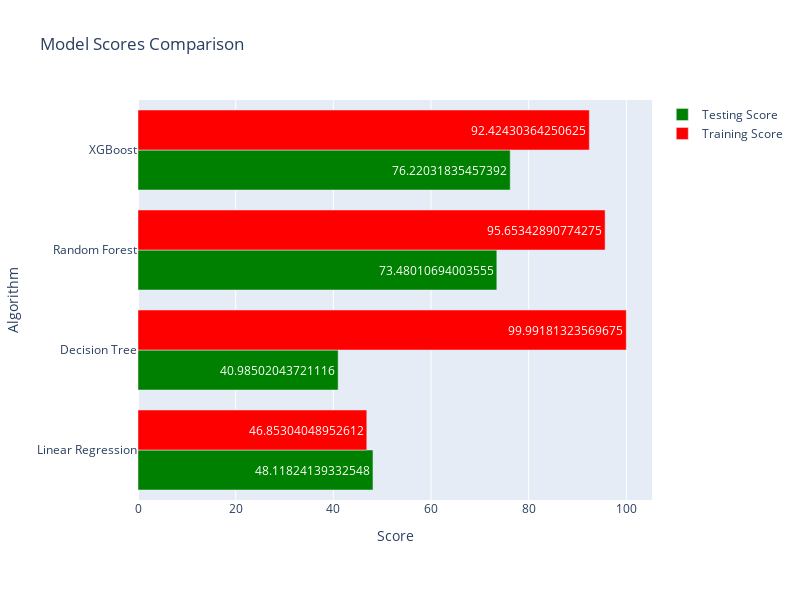

Notebook cell for this chart:
### Code cell
%run Vehicle_Clusters4.ipynb

### Figure 1 — Plotly figure (JSON) as saved in the notebook; plotly's stock layout.template omitted (floating-point values rounded to 4 significant figures)
{"data": [{"marker": {"color": "Green"}, "name": "Testing Score", "orientation": "h", "text": [48.12, 40.99, 73.48, 76.22], "type": "bar", "x": [48.12, 40.99, 73.48, 76.22], "y": ["Linear Regression", "Decision Tree", "Random Forest", "XGBoost"]}, {"marker": {"color": "red"}, "name": "Training Score", "orientation": "h", "text": [46.85, 99.99, 95.65, 92.42], "type": "bar", "x": [46.85, 99.99, 95.65, 92.42], "y": ["Linear Regression", "Decision Tree", "Random Forest", "XGBoost"]}], "layout": {"barmode": "group", "height": 600, "margin": {"b": 100, "l": 100, "r": 100, "t": 100}, "showlegend": true, "title": {"text": "Model Scores Comparison"}, "width": 800, "xaxis": {"title": {"text": "Score"}}, "yaxis": {"title": {"text": "Algorithm"}}}}
